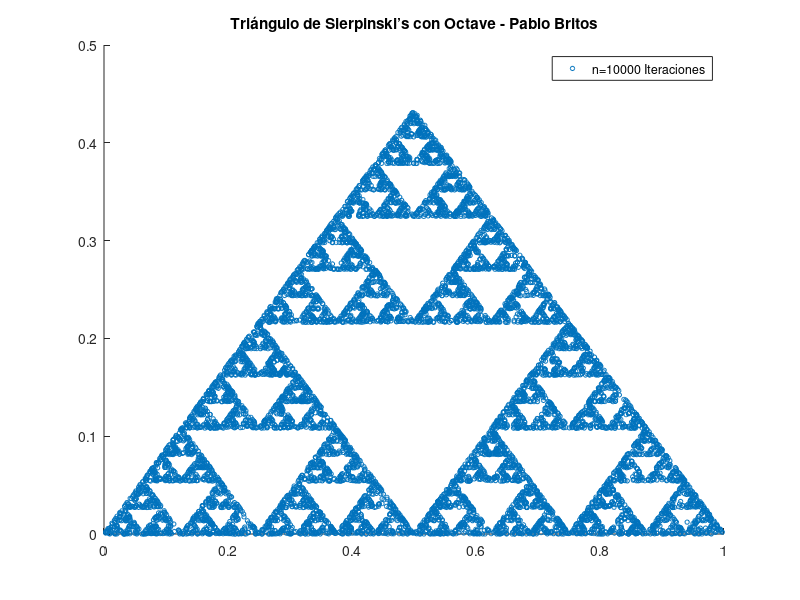

Recreate this plot in MATLAB.
%
% Esta simulación está inspirada por
% -El juego del caos- que se puede encontrar
% en el libro El azar en la vida cotidiana,
% cuyo autor es Alberto Rojo.
%
% La implementación en matlab-octave que
% realicé es la siguiente:
%

clc
clear
% Considero el triángulo isósceles, ABC
% Donde A=[0,0] , B=[1,0] y C=[0.5,sqrt(3)/2]

n=10000;
X = zeros(1,n);
Y = zeros(1,n);

 % Elijo un punto P=[x,y] aleatorio en el triángulo ABC
x = rand;
if (x < 0.5)
  y = x*sqrt(3)/2*rand;
else
  y = (1-x)*sqrt(3)/2*rand;
end

for i=1:n
  % Elijo un vértice aleatorio
  V=randi([0 2]);    
  switch V
    case 0 % Punto medio entre A y P   
        X_z = (x)/2;
        Y_z = (y)/2;
    case 1 % Punto medio entre B y P
        X_z = (x+1)/2;
        Y_z = (y)/2;
    case 2 % Punto medio entre C y P
        X_z = (x+0.5)/2;
        Y_z = (y+0.5*sqrt(3)/2)/2;
    end
  % Agrego el punto a graficar
  X(1,i)=X_z;
  Y(1,i)=Y_z;
  % Sigo a partir del punto obtenido
  x = X_z;
  y = Y_z;  
end 

scatter(X,Y,10)
%plot(X,Y,'.')
title('Triángulo de Sierpinski’s con Octave - Pablo Britos')
legend(sprintf('n=%d Iteraciones',n))


